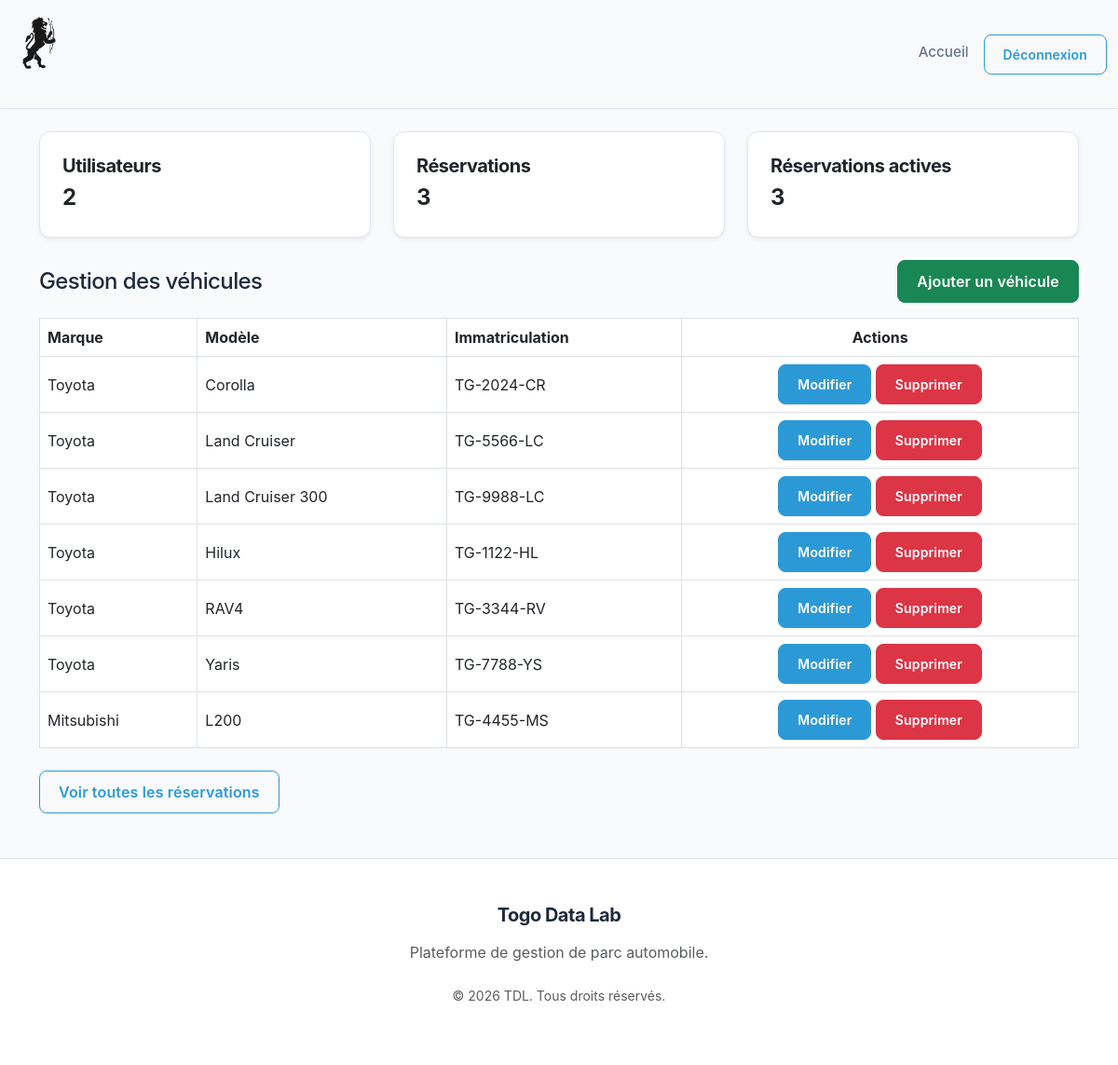
The app's page /index.php?action=admin (signed in) with its own data.
### tables this page shows
CREATE TABLE IF NOT EXISTS vehicles (
    id INT AUTO_INCREMENT PRIMARY KEY,
    brand VARCHAR(255) NOT NULL,
    model VARCHAR(255) NOT NULL,
    registration_number VARCHAR(255) UNIQUE NOT NULL,
    image_path VARCHAR(255) DEFAULT NULL
);

### app/controllers/VehicleController.php (called while the page is built, shortened)
<?php
require_once __DIR__ . '/../models/Vehicle.php';
class VehicleController {
    private $vehicleModel;
    public function __construct() {
        $this->vehicleModel = new Vehicle();
    }
    public function admin() {
        $vehicles = $this->vehicleModel->getAll();
        require_once __DIR__ . '/../models/User.php';
        require_once __DIR__ . '/../models/Reservation.php';
        $userModel = new User();
        $reservationModel = new Reservation();
        $totalUsers = count($userModel->getAll());
        $totalReservations = count($reservationModel->getAll());
        $activeReservations = count($reservationModel->getActive());
        include __DIR__ . '/../../views/admin.php';
    }
}
?>

### config/database.php (called while the page is built, shortened)
<?php
class Database {
    private static $pdo;
    private static $host = 'localhost';
    private static $username = 'root';
    private static $password = '';
    private static $database = 'vehicle_reservation';
    public static function connect() {
        if (!self::$pdo) {
            $dsn = 'mysql:host=' . self::$host . ';dbname=' . self::$database . ';charset=utf8mb4';
            $options = [
                PDO::ATTR_ERRMODE => PDO::ERRMODE_EXCEPTION,
                PDO::ATTR_DEFAULT_FETCH_MODE => PDO::FETCH_ASSOC,
                PDO::ATTR_EMULATE_PREPARES => false
            ];
            try {
                self::$pdo = new PDO($dsn, self::$username, self::$password, $options);
            } catch (PDOException $e) {
                die('Connection failed: ' . $e->getMessage());
            }
        }
        return self::$pdo;
    }
}
?>

### app/models/User.php (called while the page is built, shortened)
<?php
require_once __DIR__ . '/../../config/database.php';
class User {
    private $connection;
    public function __construct() {
        $this->connection = Database::connect();
    }
    public function getAll() {
        $stmt = $this->connection->query("SELECT id, name, email, is_admin FROM users");
        return $stmt->fetchAll(PDO::FETCH_ASSOC);
    }
}
?>

### app/models/Reservation.php (called while the page is built, shortened)
<?php
require_once __DIR__ . '/../../config/database.php';
class Reservation {
    private $pdo;
    public function __construct() {
        global $pdo;
        $this->pdo = $pdo;
    }
    public function getAll() {
        $stmt = $this->pdo->query("
            SELECT r.*, u.name as user_name, v.brand, v.model, v.registration_number
            FROM reservations r
            JOIN users u ON r.user_id = u.id
            JOIN vehicles v ON r.vehicle_id = v.id
            ORDER BY r.start_date DESC
        ");
        return $stmt->fetchAll(PDO::FETCH_ASSOC);
    }
    public function getActive() {
        $stmt = $this->pdo->query("SELECT * FROM reservations WHERE end_date >= NOW()");
        return $stmt->fetchAll(PDO::FETCH_ASSOC);
    }
}
?>

### app/models/Vehicle.php (called while the page is built, shortened)
<?php
require_once __DIR__ . '/../../config/database.php';
class Vehicle {
    private $pdo;
    public function __construct() {
        global $pdo;
        $this->pdo = $pdo;
    }
    public function getAll() {
        $stmt = $this->pdo->query("SELECT * FROM vehicles");
        return $stmt->fetchAll(PDO::FETCH_ASSOC);
    }
}
?>

### views/admin.php (the view, shortened to what this page needs)
<!DOCTYPE html>
<html lang="fr">
<head>
    <link rel="stylesheet" href="https://cdn.jsdelivr.net/npm/bootstrap@5.3.0/dist/css/bootstrap.min.css">
    <link rel="stylesheet" href="../assets/css/styles.css">
</head>
<body>
    <nav class="navbar navbar-expand-lg navbar-light bg-light">
        <div class="container-fluid">
            <a href="index.php?action=dashboard"><img src="../assets/images/favicon.png" alt="Logo Togo Data Lab" class="mb-4" height="60"></a>
            <div class="collapse navbar-collapse" id="navbarNav">
                <ul class="navbar-nav ms-auto">
                    <li class="nav-item">
                        <a class="nav-link" href="index.php?action=dashboard">Accueil</a>
                    </li>
                    <li class="nav-item">
                        <a class="btn btn-outline-primary btn-sm" href="index.php?action=logout">Déconnexion</a>
                    </li>
                </ul>
            </div>
        </div>
    </nav>
    <div class="container mt-4">
        <div class="row mb-4">
            <div class="col-md-4">
                <div class="card shadow-sm">
                    <div class="card-body">
                        <h5 class="card-title mb-1">Utilisateurs</h5>
                        <p class="card-text fs-4 fw-bold"><?php echo $totalUsers; ?></p>
                    </div>
                </div>
            </div>
            <div class="col-md-4">
                <div class="card shadow-sm">
                    <div class="card-body">
                        <h5 class="card-title mb-1">Réservations</h5>
                        <p class="card-text fs-4 fw-bold"><?php echo $totalReservations; ?></p>
                    </div>
                </div>
            </div>
            <div class="col-md-4">
                <div class="card shadow-sm">
                    <div class="card-body">
                        <h5 class="card-title mb-1">Réservations actives</h5>
                        <p class="card-text fs-4 fw-bold"><?php echo $activeReservations; ?></p>
                    </div>
                </div>
            </div>
        </div>
        <div class="d-flex justify-content-between align-items-center mb-3">
            <h1 class="h4 mb-0">Gestion des véhicules</h1>
            <a href="index.php?action=add_vehicle" class="btn btn-success">Ajouter un véhicule</a>
        </div>
        <?php if (empty($vehicles)): ?>
            <p>Aucun véhicule enregistré.</p>
        <?php else: ?>
            <table class="table table-bordered align-middle">
                <thead>
                    <tr>
                        <th>Marque</th>
                        <th>Modèle</th>
                        <th>Immatriculation</th>
                        <th class="text-center">Actions</th>
                    </tr>
                </thead>
                <tbody>
                    <?php foreach ($vehicles as $vehicle): ?>
                        <tr>
                            <td><?php echo htmlspecialchars($vehicle['brand'], ENT_QUOTES); ?></td>
                            <td><?php echo htmlspecialchars($vehicle['model'], ENT_QUOTES); ?></td>
                            <td><?php echo htmlspecialchars($vehicle['registration_number'], ENT_QUOTES); ?></td>
                            <td class="text-center">
                                <a href="index.php?action=edit_vehicle&id=<?php echo $vehicle['id']; ?>" class="btn btn-primary btn-sm">Modifier</a>
                                <a href="index.php?action=delete_vehicle&id=<?php echo $vehicle['id']; ?>" class="btn btn-danger btn-sm" onclick="return confirm('Supprimer ce véhicule ?');">Supprimer</a>
                            </td>
                        </tr>
                    <?php endforeach; ?>
                </tbody>
            </table>
        <?php endif; ?>
        <div class="mt-4">
            <a href="index.php?action=admin_reservations" class="btn btn-outline-primary">Voir toutes les réservations</a>
        </div>
    </div>
    <footer class="bg-white border-top py-5 mt-5">
        <div class="container text-center">
            <h5 class="fw-bold mb-3">Togo Data Lab</h5>
            <p class="text-muted mb-4">Plateforme de gestion de parc automobile.</p>
            <p class="small text-muted">&copy; 2026 TDL. Tous droits réservés.</p>
        </div>
    </footer>
</body>
</html>

### assets/css/styles.css (style rules this page uses)
:root { --primary: #2c99d7; --primary-hover: #2f54bb; --secondary: #64748B; --success: #10B981; --danger: #EF4444; --warning: #F59E0B; --background: #F8FAFC; --surface: #FFFFFF; --text-main: #1E293B; --text-muted: #64748B; --border: #E2E8F0; --shadow-sm: 0 1px 2px 0 rgb(0 0 0 / 0.05); --shadow-md: 0 4px 6px -1px rgb(0 0 0 / 0.1), 0 2px 4px -2px rgb(0 0 0 / 0.1); --shadow-lg: 0 10px 15px -3px rgb(0 0 0 / 0.1), 0 4px 6px -4px rgb(0 0 0 / 0.1); --radius-sm: 0.375rem; --radius-md: 0.5rem; --radius-lg: 0.75rem; --radius-xl: 1rem; }
body { font-family: 'Inter', system-ui, -apple-system, sans-serif; background-color: var(--background); color: var(--text-main); line-height: 1.5; -webkit-font-smoothing: antialiased; }
a { text-decoration: none; color: inherit; transition: color 0.2s; }
h1, h2, h3, h4, h5, h6 { font-weight: 700; letter-spacing: -0.025em; color: var(--text-main); }
.navbar { background-color: var(--surface); border-bottom: 1px solid var(--border); padding: 1rem 0; box-shadow: var(--shadow-sm); }
.nav-link { color: var(--text-muted) !important; font-weight: 500; font-size: 0.95rem; padding: 0.5rem 1rem !important; border-radius: var(--radius-md); transition: all 0.2s; }
.btn { font-weight: 600; padding: 0.625rem 1.25rem; border-radius: var(--radius-md); transition: all 0.2s ease-in-out; letter-spacing: 0.01em; }
.btn-primary { background-color: var(--primary); border-color: var(--primary); box-shadow: var(--shadow-sm); }
.btn-outline-primary { color: var(--primary); border-color: var(--primary); }
.card { background: var(--surface); border: 1px solid var(--border); border-radius: var(--radius-lg); box-shadow: var(--shadow-sm); transition: box-shadow 0.3s ease, border-color 0.3s ease; }
.card-body { padding: 1.5rem; }

### records on screen
vehicles: brand "Toyota", model "Corolla", registration_number "TG-2024-CR"
vehicles: brand "Toyota", model "Land Cruiser", registration_number "TG-5566-LC"
vehicles: brand "Toyota", model "Land Cruiser 300", registration_number "TG-9988-LC"
vehicles: brand "Toyota", model "Hilux", registration_number "TG-1122-HL"
vehicles: brand "Toyota", model "RAV4", registration_number "TG-3344-RV"
vehicles: brand "Toyota", model "Yaris", registration_number "TG-7788-YS"
vehicles: brand "Mitsubishi", model "L200", registration_number "TG-4455-MS"

### other values on screen
$totalUsers "2"
$totalReservations "3"
$activeReservations "3"
